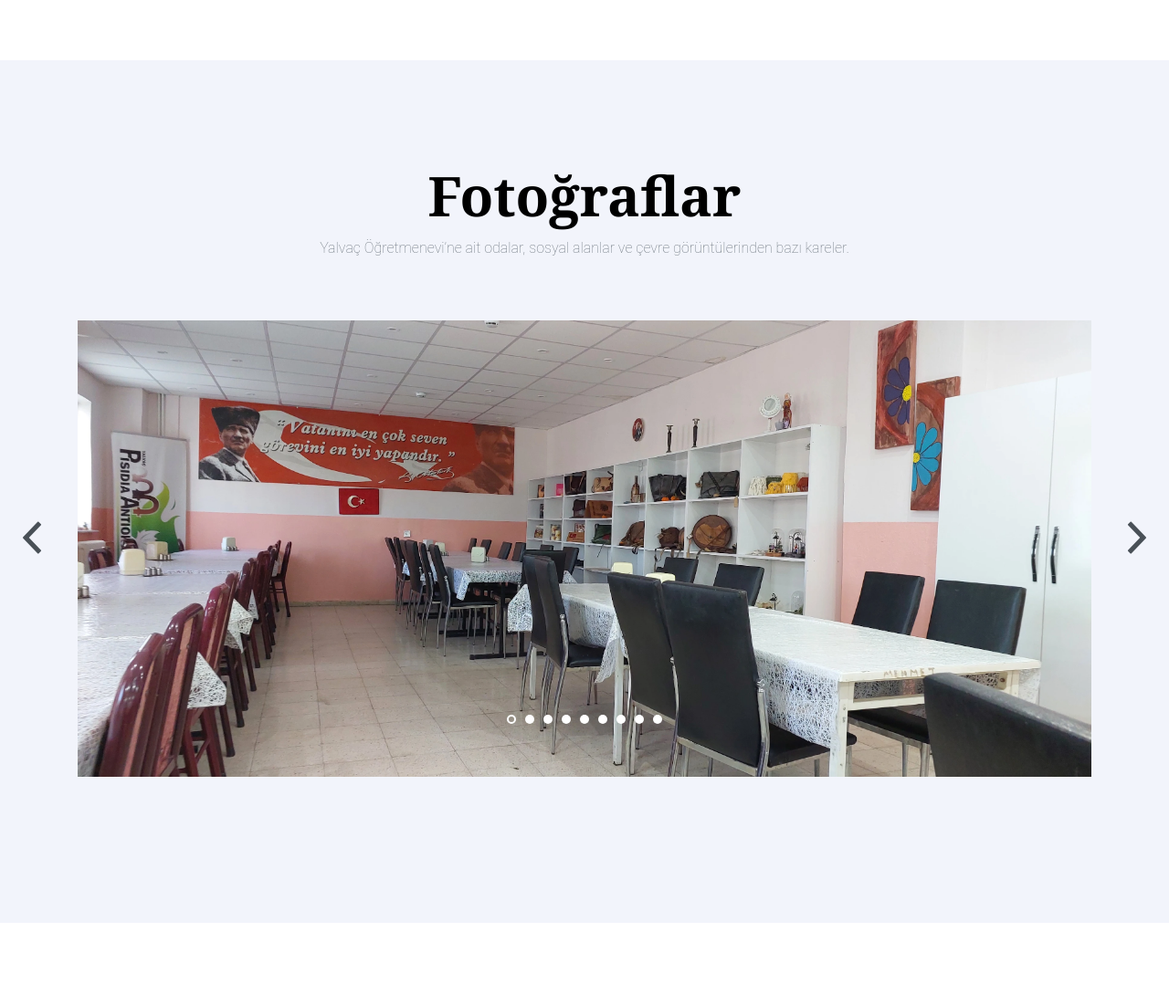
Page /about/ (middle part) on the earlier database version.
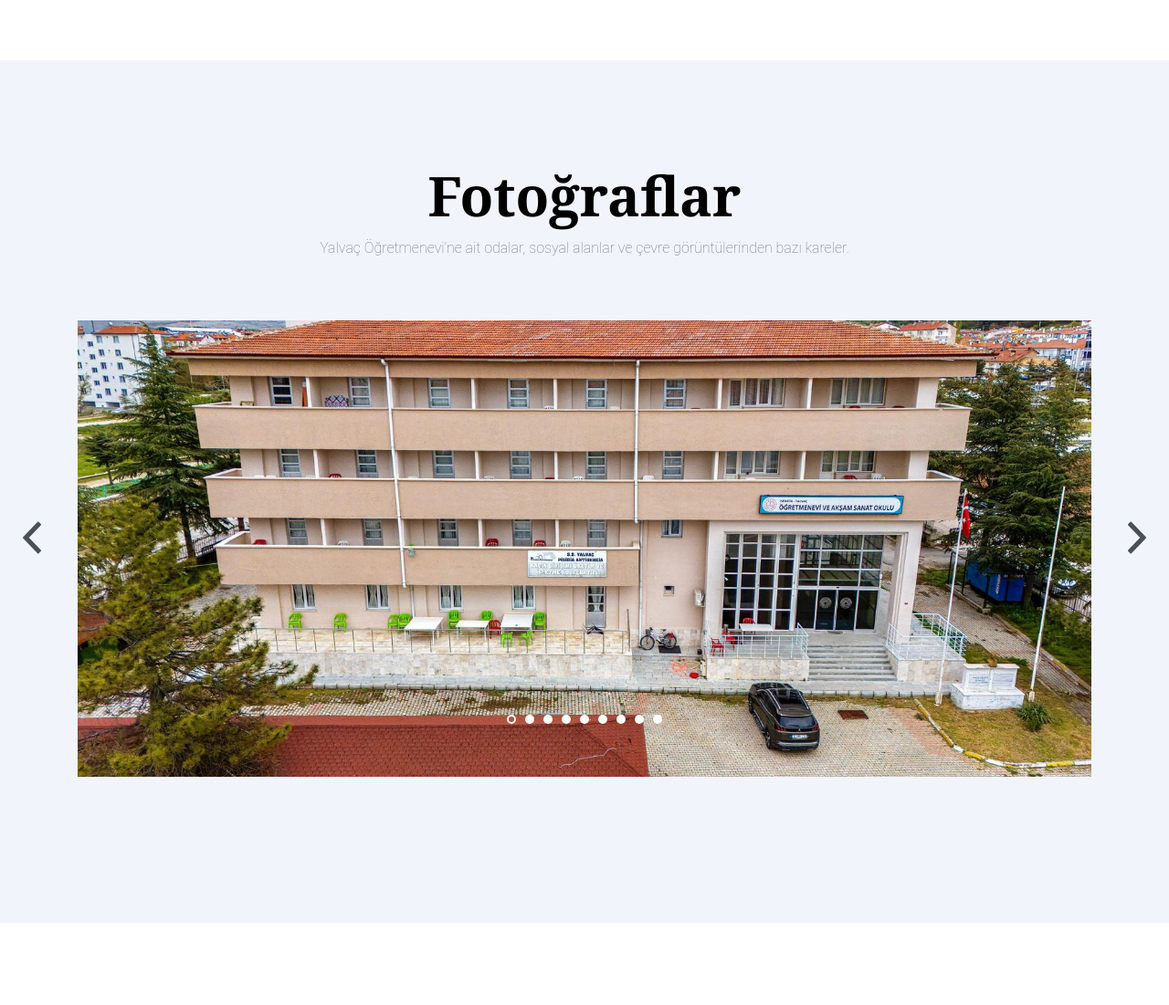
Same page on the later database version.
### myapp/models.py (models this page shows, shortened)
class GalleryImage(models.Model):
    image = models.ImageField(upload_to='gallery/', verbose_name="Resim")
    caption = models.CharField(max_length=100, blank=True, verbose_name="Açıklama")
    class Meta:
        verbose_name = "Galeri Resmi"
        verbose_name_plural = "Galeri Resimleri"

### myapp/views.py (the view)
# urls.py: path('about/', views.about, name='about'),
def about(request):
    gallery = GalleryImage.objects.all()
    history = HistoryEvent.objects.all()
    return render(request, 'myapp/about.html', {'gallery': gallery, 'history': history})

### myapp/templates/myapp/about.html (shortened to what this page needs)
{% extends 'myapp/base.html' %}
{% load static %}
{% block content %}
<div class="container section">
</div>
<section class="section slider-section bg-light">
    <div class="container">
        <div class="row justify-content-center text-center mb-5">
            <div class="col-md-7">
                <h2 class="heading" data-aos="fade-up">Fotoğraflar</h2>
                <p>
                    Yalvaç Öğretmenevi’ne ait odalar, sosyal alanlar ve çevre görüntülerinden bazı kareler.
                </p>
            </div>
        </div>
        <div class="row">
            <div class="col-md-12">
                <div class="home-slider major-caousel owl-carousel mb-5" data-aos="fade-up" data-aos-delay="200">
                    {% for img in gallery %}
                    <div class="slider-item">
                        <a href="{{ img.image.url }}" data-fancybox="images" data-caption="{{ img.caption }}"><img
                                src="{{ img.image.url }}" alt="{{ img.caption }}" class="img-fluid"></a>
                    </div>
                    {% endfor %}
                </div>
            </div>
        </div>
    </div>
</section>
<div class="section">
</div>
{% endblock %}

Differences in the rows shown:
removed GalleryImage: image (picture)
now on this page (row unchanged): GalleryImage: image (picture)
